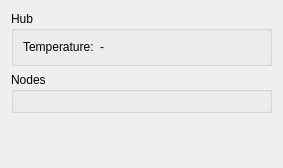
<?xml version="1.0" encoding="UTF-8"?>
<ui version="4.0">
 <class>PowerWindow</class>
 <widget class="QWidget" name="PowerWindow">
  <property name="geometry">
   <rect>
    <x>0</x>
    <y>0</y>
    <width>283</width>
    <height>168</height>
   </rect>
  </property>
  <property name="windowTitle">
   <string>Power Monitor</string>
  </property>
  <layout class="QVBoxLayout" name="verticalLayout">
   <item>
    <widget class="QGroupBox" name="groupBox_2">
     <property name="title">
      <string>Hub</string>
     </property>
     <layout class="QFormLayout" name="hubLayout">
      <item row="0" column="0">
       <widget class="QLabel" name="label_5">
        <property name="text">
         <string>Temperature:</string>
        </property>
       </widget>
      </item>
      <item row="0" column="1">
       <widget class="QLabel" name="hubTemperature">
        <property name="text">
         <string>-</string>
        </property>
       </widget>
      </item>
     </layout>
    </widget>
   </item>
   <item>
    <widget class="QGroupBox" name="groupBox">
     <property name="title">
      <string>Nodes</string>
     </property>
     <layout class="QFormLayout" name="nodesLayout"/>
    </widget>
   </item>
   <item>
    <spacer name="verticalSpacer">
     <property name="orientation">
      <enum>Qt::Vertical</enum>
     </property>
     <property name="sizeHint" stdset="0">
      <size>
       <width>20</width>
       <height>2</height>
      </size>
     </property>
    </spacer>
   </item>
  </layout>
 </widget>
 <resources/>
 <connections/>
</ui>
